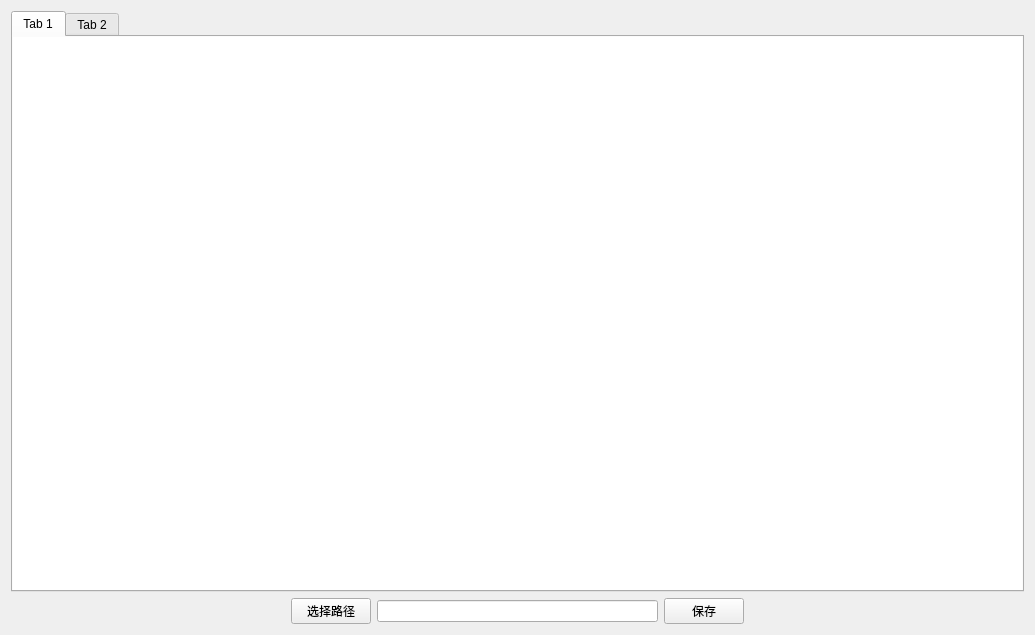
<?xml version="1.0" encoding="UTF-8"?>
<ui version="4.0">
 <class>draw_Form</class>
 <widget class="QWidget" name="draw_Form">
  <property name="geometry">
   <rect>
    <x>0</x>
    <y>0</y>
    <width>1035</width>
    <height>635</height>
   </rect>
  </property>
  <property name="sizePolicy">
   <sizepolicy hsizetype="Preferred" vsizetype="Preferred">
    <horstretch>0</horstretch>
    <verstretch>0</verstretch>
   </sizepolicy>
  </property>
  <property name="windowTitle">
   <string>显示</string>
  </property>
  <layout class="QVBoxLayout" name="verticalLayout_2">
   <item>
    <layout class="QVBoxLayout" name="verticalLayout" stretch="9,1">
     <property name="sizeConstraint">
      <enum>QLayout::SetMaximumSize</enum>
     </property>
     <item>
      <widget class="QTabWidget" name="tabWidget">
       <property name="sizePolicy">
        <sizepolicy hsizetype="Preferred" vsizetype="Preferred">
         <horstretch>0</horstretch>
         <verstretch>0</verstretch>
        </sizepolicy>
       </property>
       <property name="currentIndex">
        <number>0</number>
       </property>
       <property name="iconSize">
        <size>
         <width>24</width>
         <height>24</height>
        </size>
       </property>
       <widget class="QWidget" name="tab_heatmap">
        <property name="contextMenuPolicy">
         <enum>Qt::PreventContextMenu</enum>
        </property>
        <property name="styleSheet">
         <string notr="true">QWidget {background-color: white;}</string>
        </property>
        <attribute name="title">
         <string>Tab 1</string>
        </attribute>
        <layout class="QHBoxLayout" name="horizontalLayout_2"/>
       </widget>
       <widget class="QWidget" name="tab_counter">
        <property name="styleSheet">
         <string notr="true">QWidget {background-color: white;}</string>
        </property>
        <attribute name="title">
         <string>Tab 2</string>
        </attribute>
        <layout class="QHBoxLayout" name="horizontalLayout_3"/>
       </widget>
      </widget>
     </item>
     <item>
      <layout class="QHBoxLayout" name="horizontalLayout">
       <item>
        <spacer name="horizontalSpacer">
         <property name="orientation">
          <enum>Qt::Horizontal</enum>
         </property>
         <property name="sizeHint" stdset="0">
          <size>
           <width>40</width>
           <height>20</height>
          </size>
         </property>
        </spacer>
       </item>
       <item>
        <widget class="QPushButton" name="pushButton_path">
         <property name="text">
          <string>选择路径</string>
         </property>
        </widget>
       </item>
       <item>
        <widget class="QLineEdit" name="lineEdit"/>
       </item>
       <item>
        <widget class="QPushButton" name="pushButton_save">
         <property name="text">
          <string>保存</string>
         </property>
        </widget>
       </item>
       <item>
        <spacer name="horizontalSpacer_3">
         <property name="orientation">
          <enum>Qt::Horizontal</enum>
         </property>
         <property name="sizeHint" stdset="0">
          <size>
           <width>40</width>
           <height>20</height>
          </size>
         </property>
        </spacer>
       </item>
      </layout>
     </item>
    </layout>
   </item>
  </layout>
 </widget>
 <resources/>
 <connections/>
</ui>
